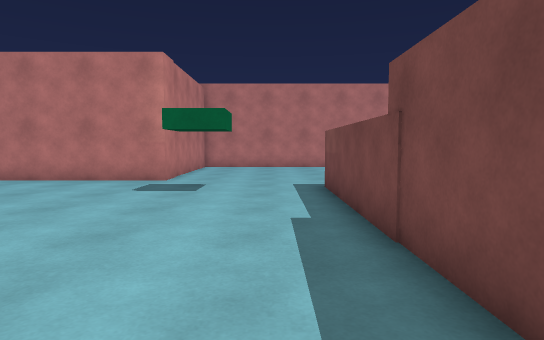
[1] (above)

18 first-person views from a walk through a Unity game level. The camera is 1.2 m above the floor, tilts 4° down and sees 75° across. The floor is counted in squares, 1 m on a side. Each view is taken from the middle of a square. On the plan, view 1 faces up. The plan holds only what a view shows up to about 14 squares ahead; the rest is blank.

[2]
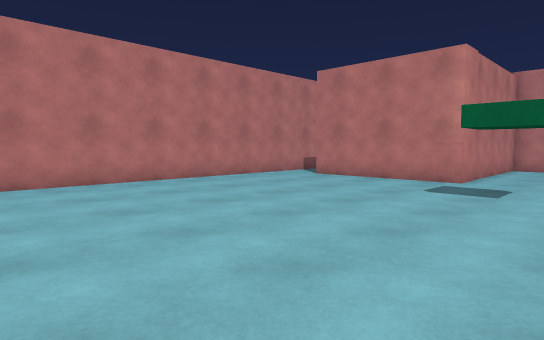

[3]
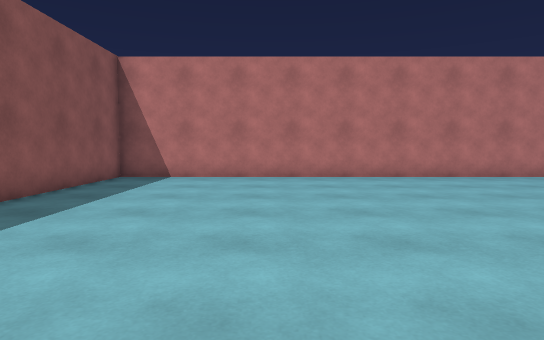

[4]
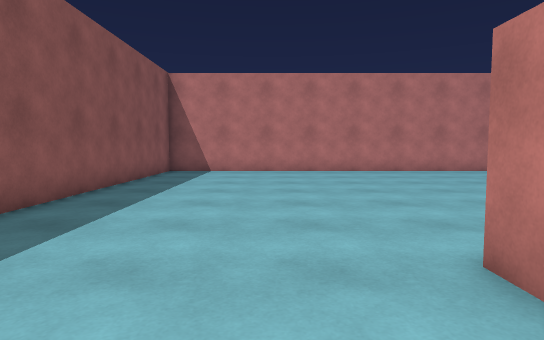

[5]
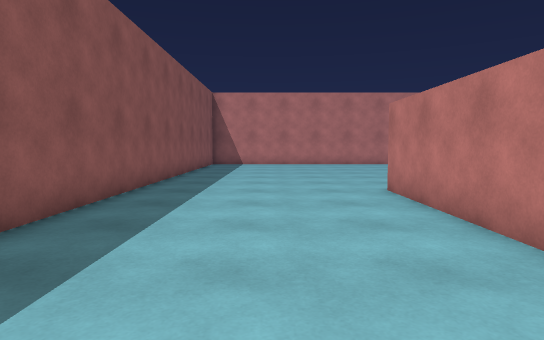

[6]
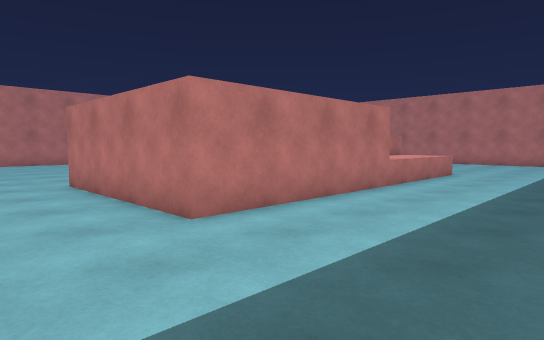

[7]
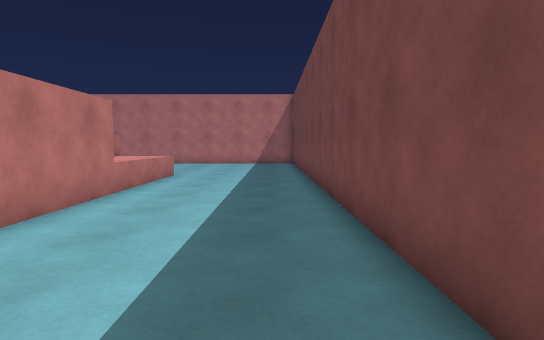

[8]
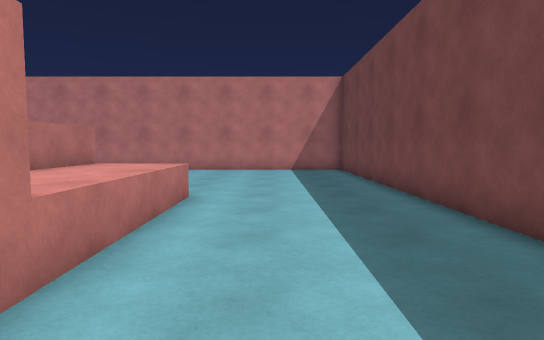

[9]
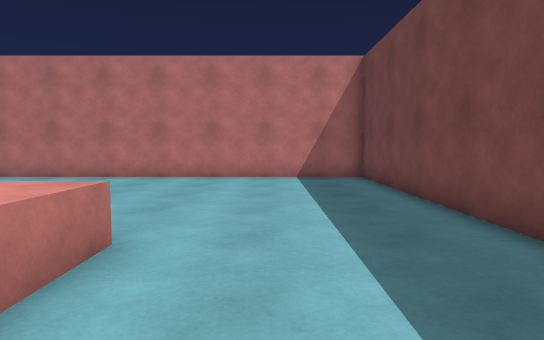

[10]
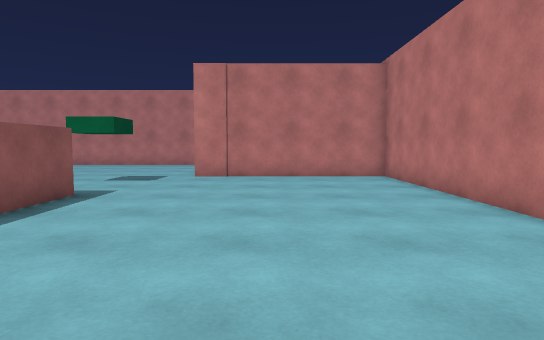

[11]
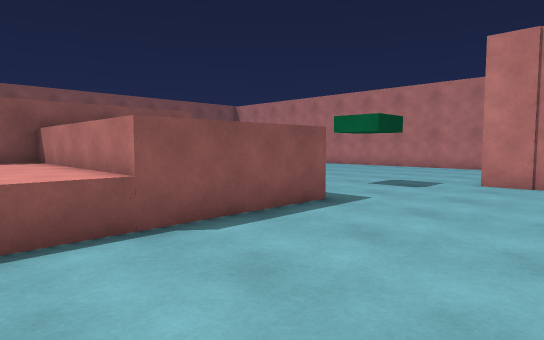

[12]
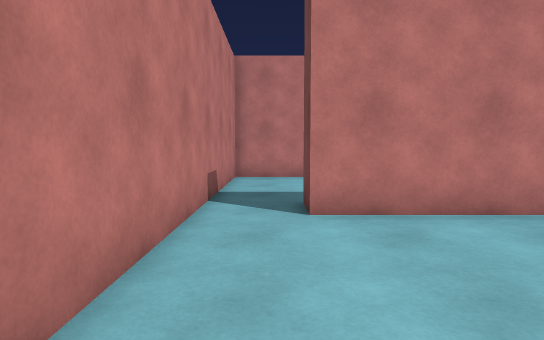

[13]
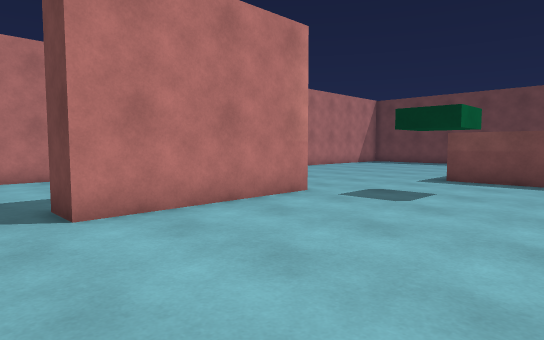

[14]
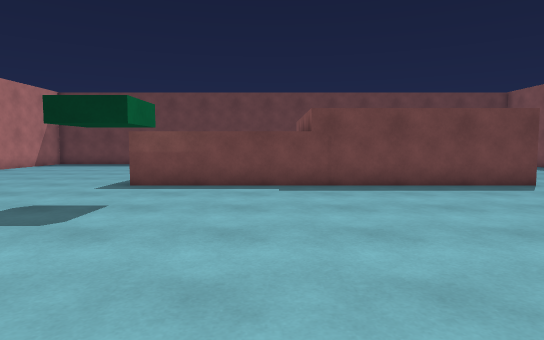

[15]
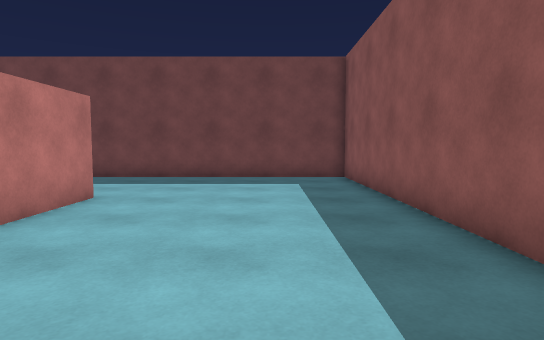

[16]
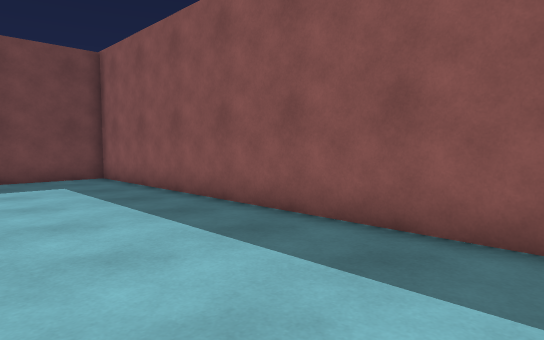

[17]
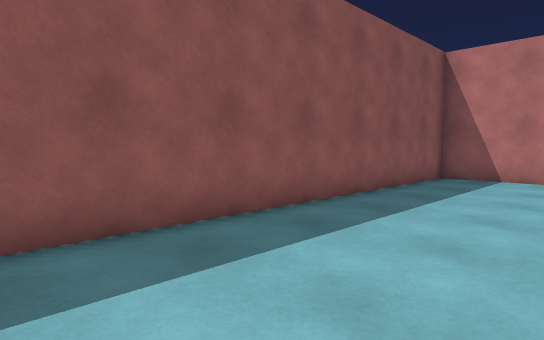

[18]
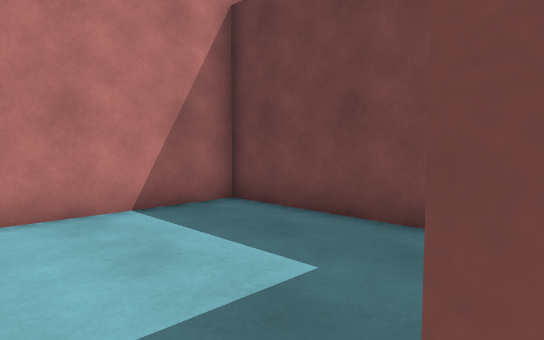

### Floor plan
Points are (right, up) in squares from view 1. A wall is a line through its corners. A room is listed if a view was taken in it or the views show most of it. See-through windows are left out.
Room 1 (views 1, 2, 3, 4, 5, 6, 7, 8, 9, 10, 11, 12, 13, 14, 15, 16, 17)
walls: (5.4, 4.8) (6.8, 4.8); (5.9, 10.2) (5.9, 4.8); (8.1, 10.2) (8.1, -1.9) (1.6, -1.9) (1.6, 10.2) (7.5, 10.2); (-11.4, 11.4) (-11.4, -8.7) (13.4, -8.7) (13.4, 19.4) (-3.7, 19.4) (-3.7, 12) (-9.4, 12)
ways out: opening at (-10.5, 12.5) to room 2
objects: block (-3, 9) to (-1, 10)
Room 2 (view 18)
walls: (-9.4, 12) (-9.4, 13.4); (-4.9, 14.9) (-4.9, 19.4) (-11.4, 19.4) (-11.4, 11.4)
ways out: opening at (-10.5, 12.5) to room 1

Positions as (right, up) in squares from view 1, and headings:
1: (0, 0), facing up
2: (0, 0), facing up-left
3: (2, -3), facing left
4: (5, -4), facing left
5: (11, -5), facing left
6: (13, -5), facing up-left
7: (12, -4), facing up
8: (10, 2), facing up
9: (10, 6), facing up
10: (10, 15), facing left
11: (8, 15), facing down-left
12: (-10, 6), facing up
13: (-11, 6), facing up-right
14: (-9, 6), facing right
15: (0, -6), facing right
16: (0, -4), facing down-right
17: (2, -4), facing down-left
18: (-10, 13), facing up-right
